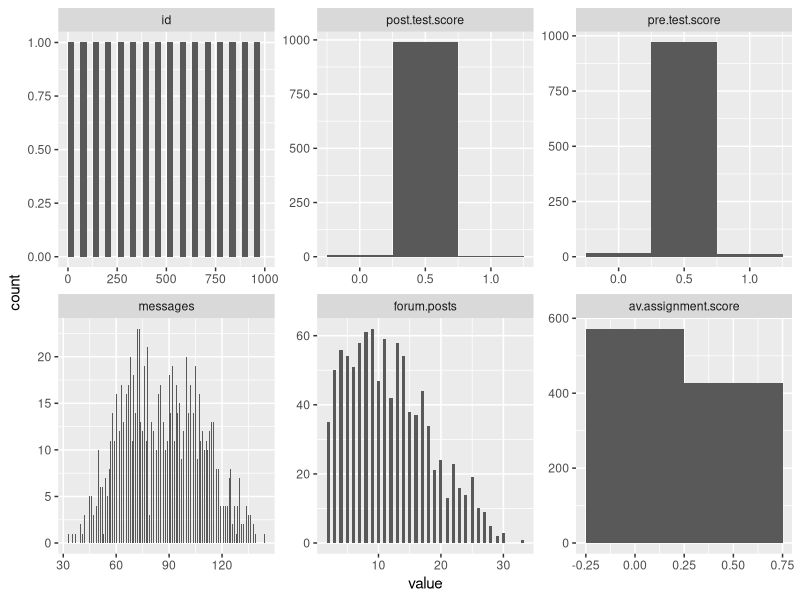

The R script that drew this image: (Note: this script raises an error after producing the figure.)
## ---- chunk 1
D1 = read.csv("online.data.csv", header = TRUE)
View(D1)

## ---- chunk 2
#Start by creating histograms of the distributions for all variables (#HINT: look up "facet" in the ggplot documentation)
library(ggplot2)
library(reshape2)
library(corrplot)
meltD = melt(D1)
hisplot = ggplot(meltD,aes(x=value))
hisplot = hisplot+geom_histogram(binwidth = 0.5)
hisplot = hisplot+facet_wrap(~variable, scales = "free")
hisplot
#Then visualize the relationships between variables
pairs(D1)

#Try to capture an intution about the data and the relationships
cor_d1 = cor(D1[-c(1,7)])
corrplot(cor_d1, order="AOE", method="circle", tl.pos="lt", type="upper",        
         tl.col="black", tl.cex=0.6, tl.srt=45, 
         addCoef.col="black", addCoefasPercent = TRUE,
         sig.level=0.50, insig = "blank")
## ---- chunk 3
#Create a classification tree that predicts whether a student "levels up" in the online course using three variables of your choice (As we did last time, set all controls to their minimums)

#I will choose pre.test.score, av.assignment.score and messages
library(rpart)
c.tree1 = rpart(level.up~pre.test.score+av.assignment.score+messages, method = "class", data = D1, control = rpart.control(minsplit=1, minbucket = 1, cp = 0.001))
#Plot and generate a CP table for your tree 
printcp(c.tree1)
plot(c.tree1)
c.tree2 <- prune(c.tree1, cp = 0.00375)
post(c.tree2, file = "tree2", title = "MOOC") #This creates a pdf image of the tree
 
#Generate a probability value that represents the probability that a student levels up based your classification tree 

D1$pred <- predict(c.tree2, type = "prob")[,2]#Last class we used type = "class" which predicted the classification for us, this time we are using type = "prob" to see the probability that our classififcation is based on.

#Now you can generate the ROC curve for your model. You will need to install the package ROCR to do this.

library(ROCR)

#Plot the curve
pred.detail <- prediction(D1$pred, D1$level.up) 
plot(performance(pred.detail, "tpr", "fpr"))
abline(0, 1, lty = 2)

#Calculate the Area Under the Curve
unlist(slot(performance(pred.detail,"auc"),"y.values"))
#Unlist liberates the AUC value from the "performance" object created by ROCR

#Now repeat this process, but using the variables you did not use for the previous model and compare the plots & results of your two models. Which one do you think was the better model? Why?
c.tree1_1 = rpart(level.up~pre.test.score+av.assignment.score+messages+forum.posts, method = "class", data = D1, control = rpart.control(minsplit=1, minbucket = 1, cp = 0.001))
printcp(c.tree1_1)
plot(c.tree1_1)
c.tree2_1 <- prune(c.tree1_1, cp = 0.00375)
post(c.tree2_1, file = "tree2", title = "MOOC")
pred_1 <- predict(c.tree2_1, type = "prob")[,2]
pred.detail_1 <- prediction(pred_1, D1$level.up) 
plot(performance(pred.detail_1, "tpr", "fpr"))
abline(0, 1, lty = 2)
unlist(slot(performance(pred.detail_1,"auc"),"y.values"))

## ---- chunk 4
#Look at the ROC plot for your first model. Based on this plot choose a probability threshold that balances capturing the most correct predictions against false positives. Then generate a new variable in your data set that classifies each student according to your chosen threshold.

threshold.pred1 <- 0.1
for(i in (1:nrow(D1)))
{
  if(D1$pred[i]<=threshold.pred1)
  {
    D1$threshold.pred1[i] = "no"
  }
  else
  {
    D1$threshold.pred1[i] = "yes"
  }
}
#Now generate three diagnostics:
pred_table = table(D1$level.up, D1$threshold.pred1)
pred_table
D1$accuracy.model1 <- (572+10+390)/(572+23+5+10+390)

D1$precision.model1 <- (10+390)/(10+390)

D1$recall.model1 <- (10+390)/(10+390+23+5)

#Finally, calculate Kappa for your model according to:

#First generate the table of comparisons
table1 <- table(D1$level.up, D1$threshold.pred1)
table1
#Convert to matrix
matrix1 <- as.matrix(table1)

#Calculate kappa
kappa(matrix1, exact = TRUE)/kappa(matrix1)

#Now choose a different threshold value and repeat these diagnostics. What conclusions can you draw about your two thresholds?
